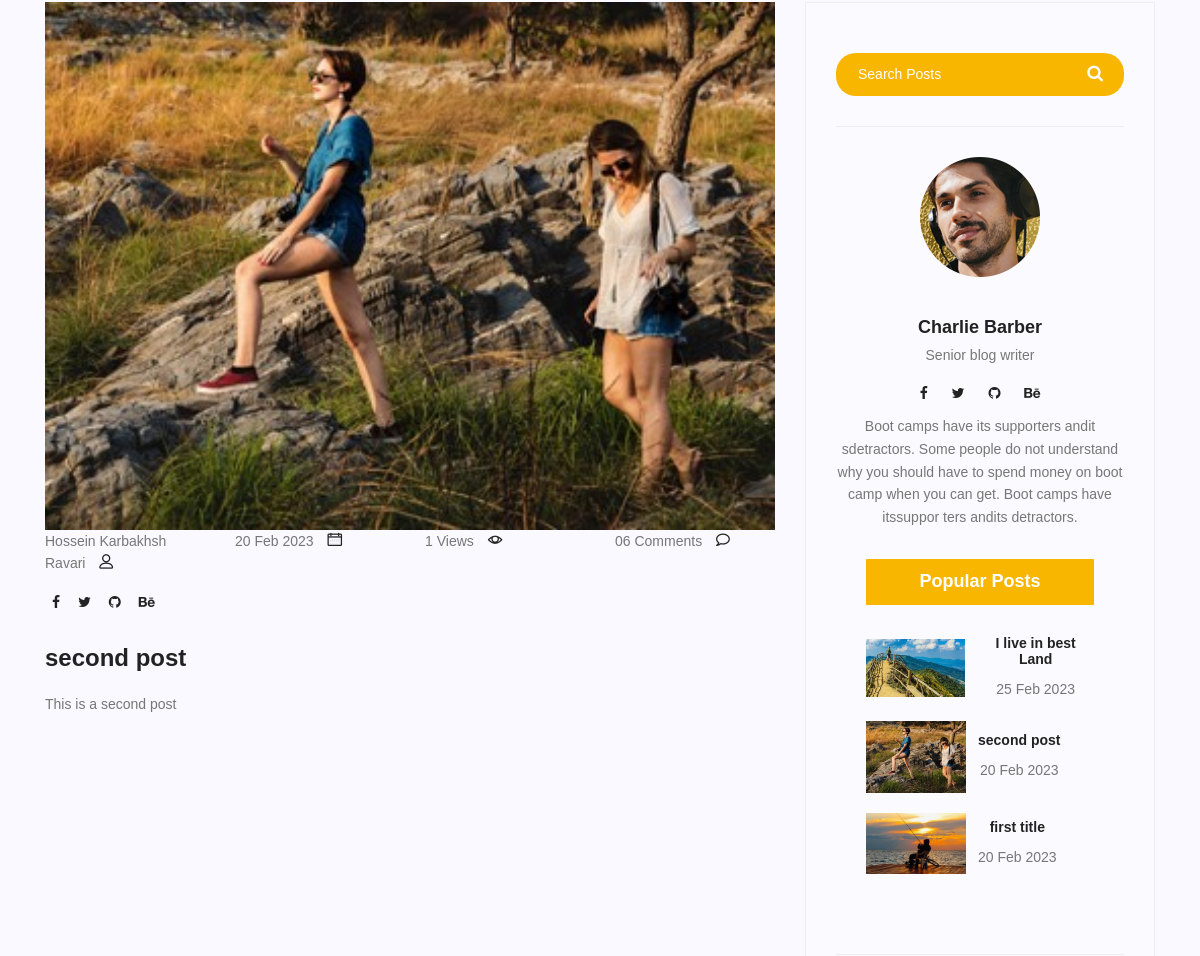
The app's page /blog/2 (middle part), older data.
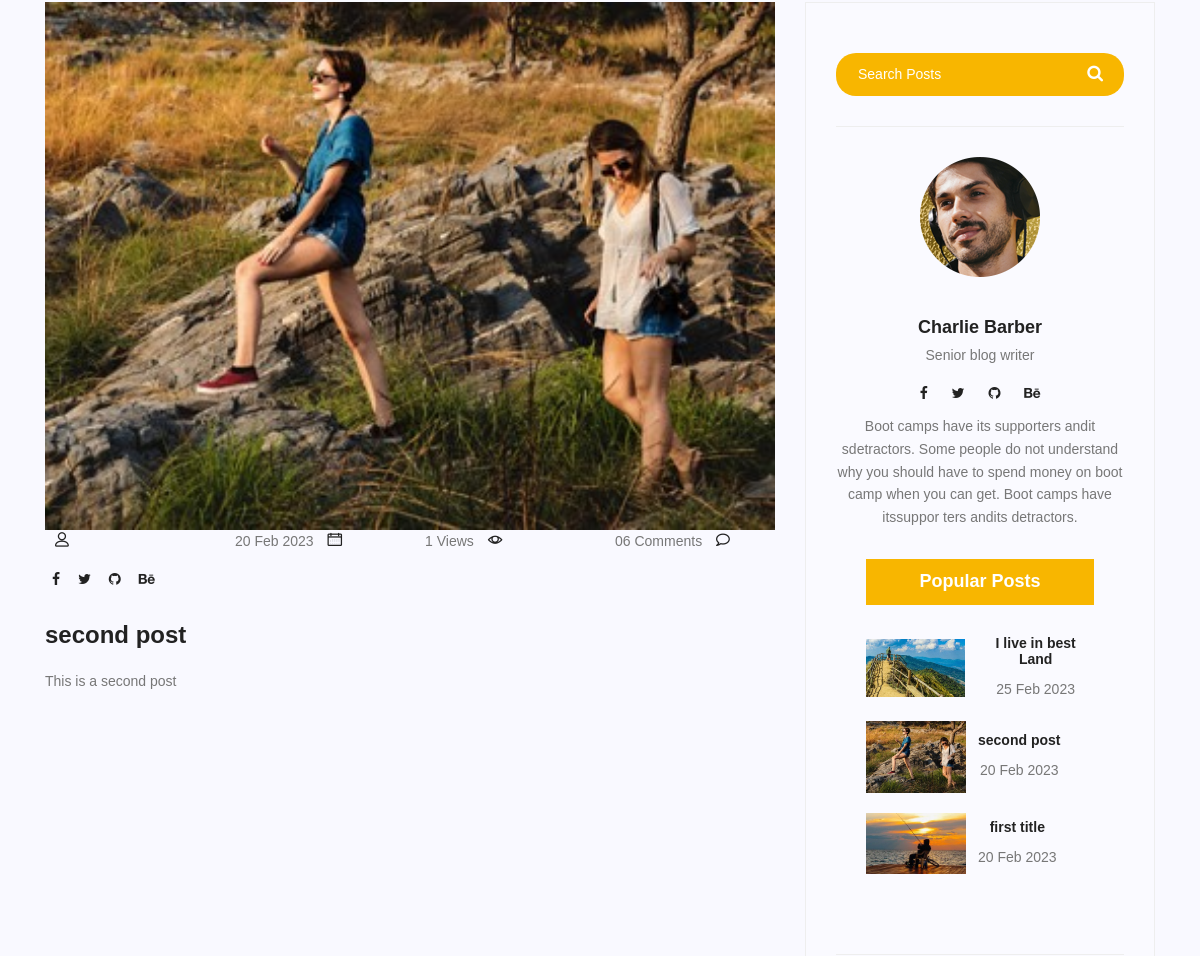
The same page, newer data.
### blog/models.py (models this page shows, shortened)
class post(models.Model):
    author = models.ForeignKey(User, on_delete=models.SET_NULL, null=True)
    image = models.ImageField(upload_to='blog/', default='blog/default.jpg')
    titel = models.CharField(max_length=255)
    content = models.TextField()
    conted_view = models.IntegerField(default=0)
    status = models.BooleanField(default=False)
    published_date = models.DateTimeField(null=True)
    created_date = models.DateTimeField(auto_now_add=True)
    updated_date = models.DateTimeField(auto_now=True)
    category = models.ManyToManyField(category)
    tags = TaggableManager()
    class Meta:
        ordering = ['created_date']

### blog/views.py (the view)
# urls.py: path('<int:pid>', blog_single, name='single'),
def blog_single(request,pid):
    posts = post.objects.filter(status=1)
    posts = get_object_or_404(posts, pk=pid)
    context = {'posts': posts}
    return render(request, 'blog/blog-single.html', context)

### blog/templatetags/blog_tags.py (called while the page is built)
@register.inclusion_tag('blog/populerpost.html')
def latestposts():
    posts = post.objects.filter(status=1).order_by('-published_date')
    return {'posts': posts}

### templates/blog/blog-single.html (shortened to what this page needs)
{% extends 'base.html' %}
{% load static %}
{% load blog_tags %}
{% block content %}
<section class="post-content-area single-post-area">
	<div class="container">
		<div class="row">
			<div class="col-lg-8 posts-list">
				<div class="single-post row">
					<div class="col-lg-12">
						<div class="feature-img">
							<img class="img-fluid" src="{{posts.image.url}}" alt="">
						</div>
					</div>
					<div class=" col-lg-12 meta-datails">
						<div class="user-details row">
							<p class="user-name col-lg-3 col-sm-6"><a href="#">{{posts.author.get_full_name}}</a> <span
									class="lnr lnr-user"></span></p>
							<p class="user-name col-lg-3 col-sm-6"><a href="#">{{posts.published_date|date:"d M Y"}}</a>
								<span class="lnr lnr-calendar-full"></span>
							</p>
							<p class="user-name col-lg-3 col-sm-6"><a href="#">{{posts.conted_view}} Views</a>
								<span class="lnr lnr-eye"></span>
							</p>
							<p class="user-name col-lg-3 col-sm-6"><a href="#">06 Comments</a> <span
									class="lnr lnr-bubble"></span></p>
							<ul class="social-links col-lg-12 col-md-12 col-6">
								<li><a href="#"><i class="fa fa-facebook"></i></a></li>
								<li><a href="#"><i class="fa fa-twitter"></i></a></li>
								<li><a href="#"><i class="fa fa-github"></i></a></li>
								<li><a href="#"><i class="fa fa-behance"></i></a></li>
							</ul>
						</div>
					</div>
					<div class="col-lg-9 col-md-9">
						<h3 class="mt-20 mb-20">{{posts.titel}}</h3>
						<p class="excert">
							{{posts.content}}
						</p>
					</div>
				</div>
			</div>
			<div class="col-lg-4 sidebar-widgets">
				<div class="widget-wrap">
					<div class="single-sidebar-widget search-widget">
						<form class="search-form" action="#">
							<input placeholder="Search Posts" name="search" type="text" onfocus="this.placeholder = ''"
								onblur="this.placeholder = 'Search Posts'">
							<button type="submit"><i class="fa fa-search"></i></button>
						</form>
					</div>
					<div class="single-sidebar-widget user-info-widget">
						<img src="{% static 'img/blog/user-info.png' %}" alt="">
						<a href="#">
							<h4>Charlie Barber</h4>
						</a>
						<p>
							Senior blog writer
						</p>
						<ul class="social-links">
							<li><a href="#"><i class="fa fa-facebook"></i></a></li>
							<li><a href="#"><i class="fa fa-twitter"></i></a></li>
							<li><a href="#"><i class="fa fa-github"></i></a></li>
							<li><a href="#"><i class="fa fa-behance"></i></a></li>
						</ul>
						<p>
							Boot camps have its supporters andit sdetractors. Some people do not understand why you
							should have to spend money on boot camp when you can get. Boot camps have itssuppor ters
							andits detractors.
						</p>
						{% latestposts %}
					</div>
		</div>
	</div>
</section>
{% endblock %}

### templates/blog/populerpost.html
{% load blog_tags %}
{% load static %}
<div class="single-sidebar-widget popular-post-widget">
    <h4 class="popular-title">Popular Posts</h4>
    <div class="popular-post-list">
        {% for post in posts %}
        <div class="single-post-list d-flex flex-row align-items-center">
            <div class="thumb">
                <img class="img-fluid" style="  max-width: 100px;" src="{{post.image.url}}" alt="">
            </div>
            <div class="details">
                <a href="{% url 'blog:single' pid=post.id %}"><h6>{{post.titel}}</h6></a>
                <p>{{post.published_date|date:"d M Y"}}</p>
            </div>
        </div>
        {% endfor %}
    </div>
</div>

Row changes from the older to the newer data that the page shows:
changed post "second post": author.get_full_name "Hossein Karbakhsh Ravari" → (not shown)
